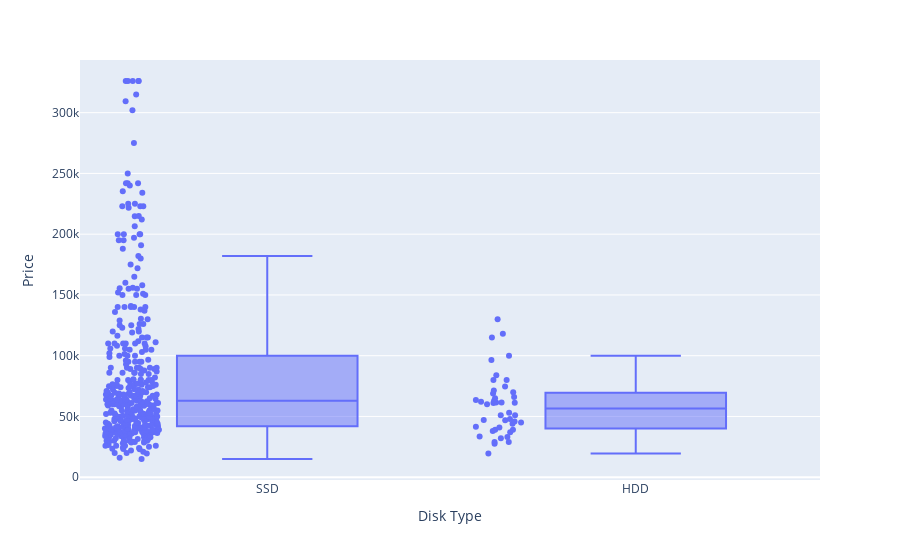

This figure's notebook cell:
### Markdown cell above
**Disk Type VS Price**

### Code cell
fig = px.box(df, x="Disk Type", y="Price", points="all")
fig.show()

### Figure 1 — Plotly figure (JSON) as saved in the notebook; plotly's stock layout.template omitted (floating-point values rounded to 4 significant figures; data arrays with more than 128 entries replaced by an {"elided": "..."} marker saying what was removed)
{"data": [{"alignmentgroup": "True", "boxpoints": "all", "hovertemplate": "Disk Type=%{x}<br>Price=%{y}<extra></extra>", "legendgroup": "", "marker": {"color": "#636efa"}, "name": "", "notched": false, "offsetgroup": "", "orientation": "v", "showlegend": false, "type": "box", "x": {"elided": "423 str values"}, "x0": " ", "xaxis": "x", "y": {"elided": "423 int values"}, "y0": " ", "yaxis": "y"}], "layout": {"boxmode": "group", "legend": {"tracegroupgap": 0}, "margin": {"t": 60}, "xaxis": {"anchor": "y", "domain": [0, 1], "title": {"text": "Disk Type"}}, "yaxis": {"anchor": "x", "domain": [0, 1], "title": {"text": "Price"}}}}
